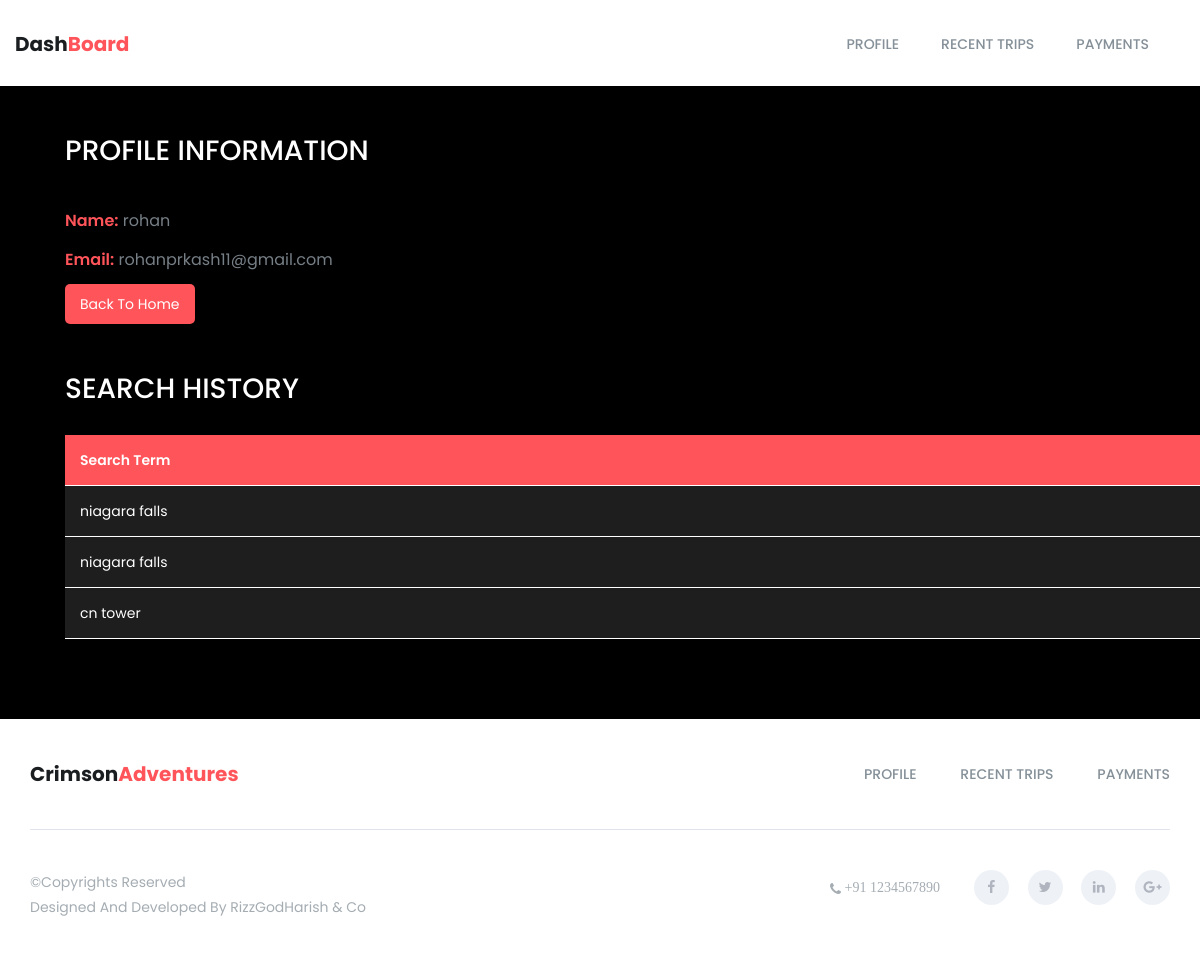
/profile (signed in), run on an earlier commit of the app's database.
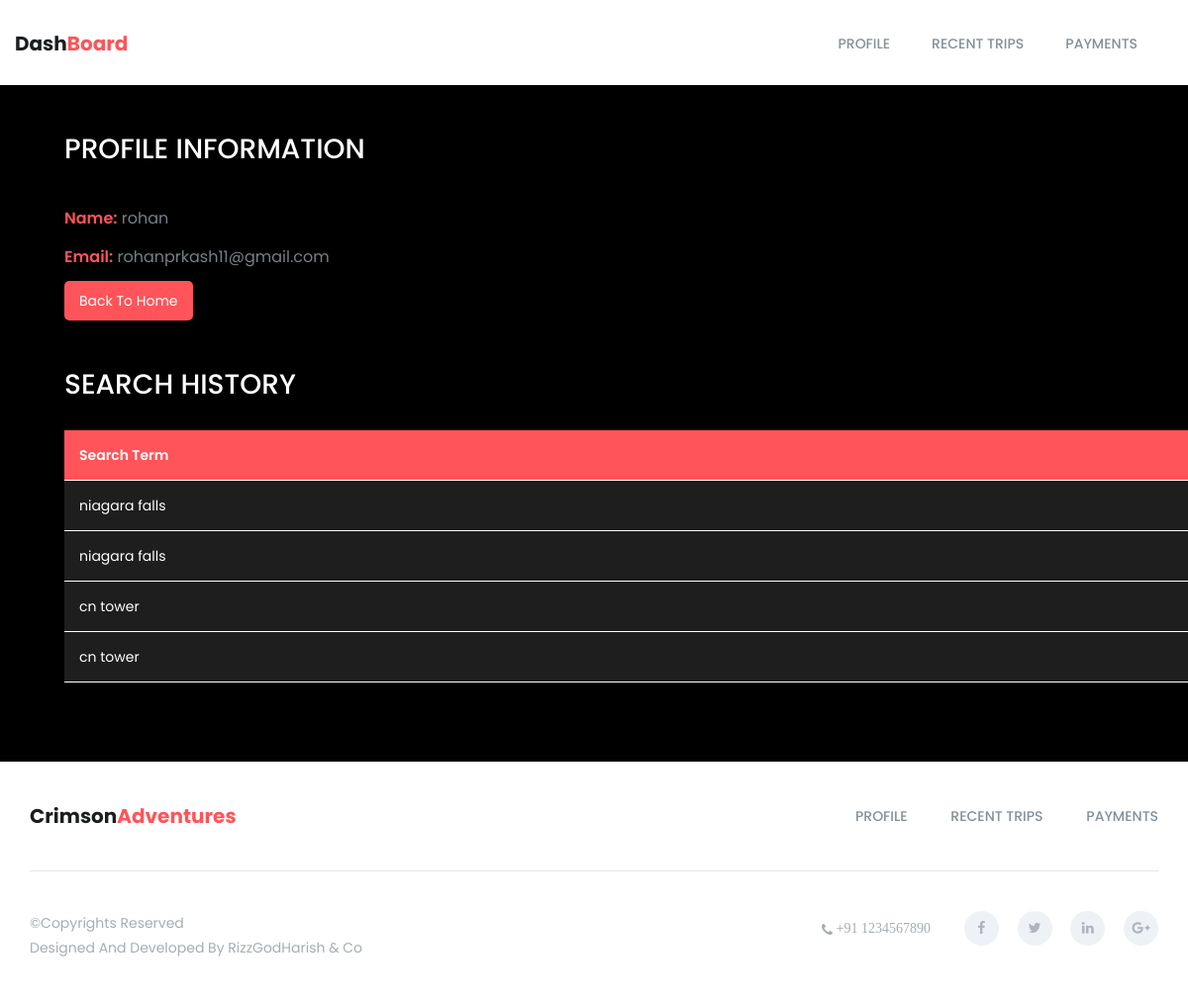
And on a later commit of the database.
### tables this page shows
CREATE TABLE search_history (
                            id INTEGER PRIMARY KEY AUTOINCREMENT,
                            user_id INTEGER NOT NULL,
                            search_term TEXT NOT NULL,
                            FOREIGN KEY (user_id) REFERENCES user (id)
                        );

### app.py (the view)
@app.route('/profile')
def profile():
    if 'loggedin' not in session:
        flash('You need to log in to view your profile.', 'danger')
        return redirect(url_for('login'))
    user_id = session['user_id']
    conn = get_db_connection()
    user = conn.execute('SELECT * FROM user WHERE id = ?', (user_id,)).fetchone()
    search_history = conn.execute('SELECT search_term FROM search_history WHERE user_id = ?', (user_id,)).fetchall()
    conn.close()
    return render_template('profile.html', user=user, search_history=search_history)

### app.py (called while the page is built)
def get_db_connection():
    conn = sqlite3.connect('tourism_website.db')
    conn.row_factory = sqlite3.Row
    return conn

### templates/profile.html (shortened to what this page needs)
<!doctype html>
<html class="no-js" lang="en">
<head>
	<link rel="stylesheet" href="{{ url_for('static', filename='css/font-awesome.min.css') }}">
	<link rel="stylesheet" href="{{ url_for('static', filename='css/linearicons.css') }}">
	<link rel="stylesheet" href="{{ url_for('static', filename='css/animate.css') }}">
	<link rel="stylesheet" href="{{ url_for('static', filename='css/flaticon.css') }}">
	<link rel="stylesheet" href="{{ url_for('static', filename='css/slick.css') }}">
	<link rel="stylesheet" href="{{ url_for('static', filename='css/slick-theme.css') }}">
	<link rel="stylesheet" href="{{ url_for('static', filename='css/bootstrap.min.css') }}">
	<link rel="stylesheet" href="{{ url_for('static', filename='css/bootsnav.css') }}">
	<link rel="stylesheet" href="{{ url_for('static', filename='css/style.css') }}">
	<link rel="stylesheet" href="{{ url_for('static', filename='css/responsive.css') }}">
</head>
<body>
	<section class="top-area">
		<div class="header-area">
			<nav class="navbar navbar-default bootsnav  navbar-sticky navbar-scrollspy" data-minus-value-desktop="70"
				data-minus-value-mobile="55" data-speed="1000">
				<div class="container">
					<div class="navbar-header">
						<a class="navbar-brand" href="index.html">Dash<span>Board</span></a>
					</div>
					<div class="collapse navbar-collapse menu-ui-design" id="navbar-menu">
						<ul class="nav navbar-nav navbar-right" data-in="fadeInDown" data-out="fadeOutUp">
							<li class="scroll"><a href="#profile">Profile</a></li>
							<li class="scroll"><a href="#trips">Recent Trips</a></li>
							<li class="scroll"><a href="#payments">Payments</a></li>
						</ul>
					</div>
				</div>
			</nav>
		</div>
	</section>
<section class="main-content">
    <div class="container">
        <div id="profile" class="profile-info">
            <h2 class="profile-title">Profile Information</h2>
            <div class="row">
                <div class="col-md-6">
                    <p><strong>Name:</strong> {{ user['username'] }}</p>
                    <p><strong>Email:</strong> {{ user['email'] }}</p>
                </div>
            </div>
            <a href="{{ url_for('index') }}" class="btn">Back to Home</a>
        </div>
        <div id="history" class="search-history">
            <h2 class="history-title">Search History</h2>
            <table class="history-list">
                <tr>
                    <th>Search Term</th>
                </tr>
                {% for search in search_history %}
                <tr>
                    <td>{{ search['search_term'] }}</td>
                </tr>
                {% endfor %}
            </table>
        </div>
    </div>
</section>
	<footer id="footer" class="footer">
		<div class="container">
			<div class="footer-menu">
				<div class="row">
					<div class="col-sm-3">
						<div class="navbar-header">
							<a class="navbar-brand" href="index.html">Crimson<span>Adventures</span></a>
						</div>
					</div>
					<div class="col-sm-9">
						<ul class="footer-menu-item">
							<li class="scroll"><a href="#profile">Profile</a></li>
							<li class="scroll"><a href="#trips">Recent Trips</a></li>
							<li class="scroll"><a href="#payments">Payments</a></li>
						</ul>
					</div>
				</div>
			</div>
			<div class="hm-footer-copyright">
				<div class="row">
					<div class="col-sm-5">
						<p> &copy;Copyrights Reserved </p>
						<p>Designed and developed by <a href="">RizzGodHarish & Co</a></p>
					</div>
					<div class="col-sm-7">
						<div class="footer-social">
							<span><i class="fa fa-phone"> +91 1234567890</i></span>
							<a href="#"><i class="fa fa-facebook"></i></a>
							<a href="#"><i class="fa fa-twitter"></i></a>
							<a href="#"><i class="fa fa-linkedin"></i></a>
							<a href="#"><i class="fa fa-google-plus"></i></a>
						</div>
					</div>
				</div>
			</div>
		</div>
	</footer>
</body>
</html>

What changed in the data, as far as the page shows it:
added search_history: search_term "cn tower"
